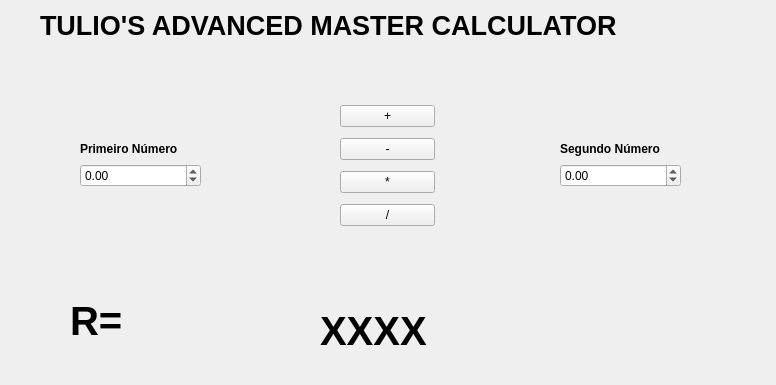
<?xml version="1.0" encoding="UTF-8"?>
<ui version="4.0">
 <class>Widget</class>
 <widget class="QWidget" name="Widget">
  <property name="geometry">
   <rect>
    <x>0</x>
    <y>0</y>
    <width>776</width>
    <height>385</height>
   </rect>
  </property>
  <property name="windowTitle">
   <string>Widget</string>
  </property>
  <widget class="QLabel" name="label_3">
   <property name="geometry">
    <rect>
     <x>70</x>
     <y>290</y>
     <width>151</width>
     <height>61</height>
    </rect>
   </property>
   <property name="font">
    <font>
     <pointsize>30</pointsize>
     <weight>75</weight>
     <bold>true</bold>
    </font>
   </property>
   <property name="text">
    <string>R=</string>
   </property>
  </widget>
  <widget class="QLabel" name="resultado">
   <property name="geometry">
    <rect>
     <x>320</x>
     <y>290</y>
     <width>571</width>
     <height>81</height>
    </rect>
   </property>
   <property name="font">
    <font>
     <pointsize>30</pointsize>
     <weight>75</weight>
     <bold>true</bold>
    </font>
   </property>
   <property name="text">
    <string>XXXX</string>
   </property>
  </widget>
  <widget class="QLabel" name="label_4">
   <property name="geometry">
    <rect>
     <x>40</x>
     <y>10</y>
     <width>721</width>
     <height>31</height>
    </rect>
   </property>
   <property name="font">
    <font>
     <pointsize>20</pointsize>
     <weight>75</weight>
     <bold>true</bold>
    </font>
   </property>
   <property name="text">
    <string>TULIO'S ADVANCED MASTER CALCULATOR</string>
   </property>
  </widget>
  <widget class="QWidget" name="">
   <property name="geometry">
    <rect>
     <x>80</x>
     <y>140</y>
     <width>121</width>
     <height>47</height>
    </rect>
   </property>
   <layout class="QVBoxLayout" name="verticalLayout_2">
    <item>
     <widget class="QLabel" name="label">
      <property name="font">
       <font>
        <weight>75</weight>
        <bold>true</bold>
       </font>
      </property>
      <property name="text">
       <string>Primeiro Número</string>
      </property>
     </widget>
    </item>
    <item>
     <widget class="QDoubleSpinBox" name="n1">
      <property name="minimum">
       <double>-1000000000.000000000000000</double>
      </property>
      <property name="maximum">
       <double>1000000000.000000000000000</double>
      </property>
     </widget>
    </item>
   </layout>
  </widget>
  <widget class="QWidget" name="">
   <property name="geometry">
    <rect>
     <x>340</x>
     <y>100</y>
     <width>95</width>
     <height>135</height>
    </rect>
   </property>
   <layout class="QVBoxLayout" name="verticalLayout">
    <item>
     <widget class="QPushButton" name="soma">
      <property name="text">
       <string>+</string>
      </property>
     </widget>
    </item>
    <item>
     <widget class="QPushButton" name="subtrai">
      <property name="text">
       <string>-</string>
      </property>
     </widget>
    </item>
    <item>
     <widget class="QPushButton" name="multiplica">
      <property name="text">
       <string>*</string>
      </property>
     </widget>
    </item>
    <item>
     <widget class="QPushButton" name="divide">
      <property name="text">
       <string>/</string>
      </property>
     </widget>
    </item>
   </layout>
  </widget>
  <widget class="QWidget" name="">
   <property name="geometry">
    <rect>
     <x>560</x>
     <y>140</y>
     <width>121</width>
     <height>47</height>
    </rect>
   </property>
   <layout class="QVBoxLayout" name="verticalLayout_3">
    <item>
     <widget class="QLabel" name="label_2">
      <property name="font">
       <font>
        <weight>75</weight>
        <bold>true</bold>
       </font>
      </property>
      <property name="text">
       <string>Segundo Número</string>
      </property>
     </widget>
    </item>
    <item>
     <widget class="QDoubleSpinBox" name="n2">
      <property name="minimum">
       <double>-1000000000.000000000000000</double>
      </property>
      <property name="maximum">
       <double>1000000000.000000000000000</double>
      </property>
     </widget>
    </item>
   </layout>
  </widget>
 </widget>
 <resources/>
 <connections/>
</ui>
